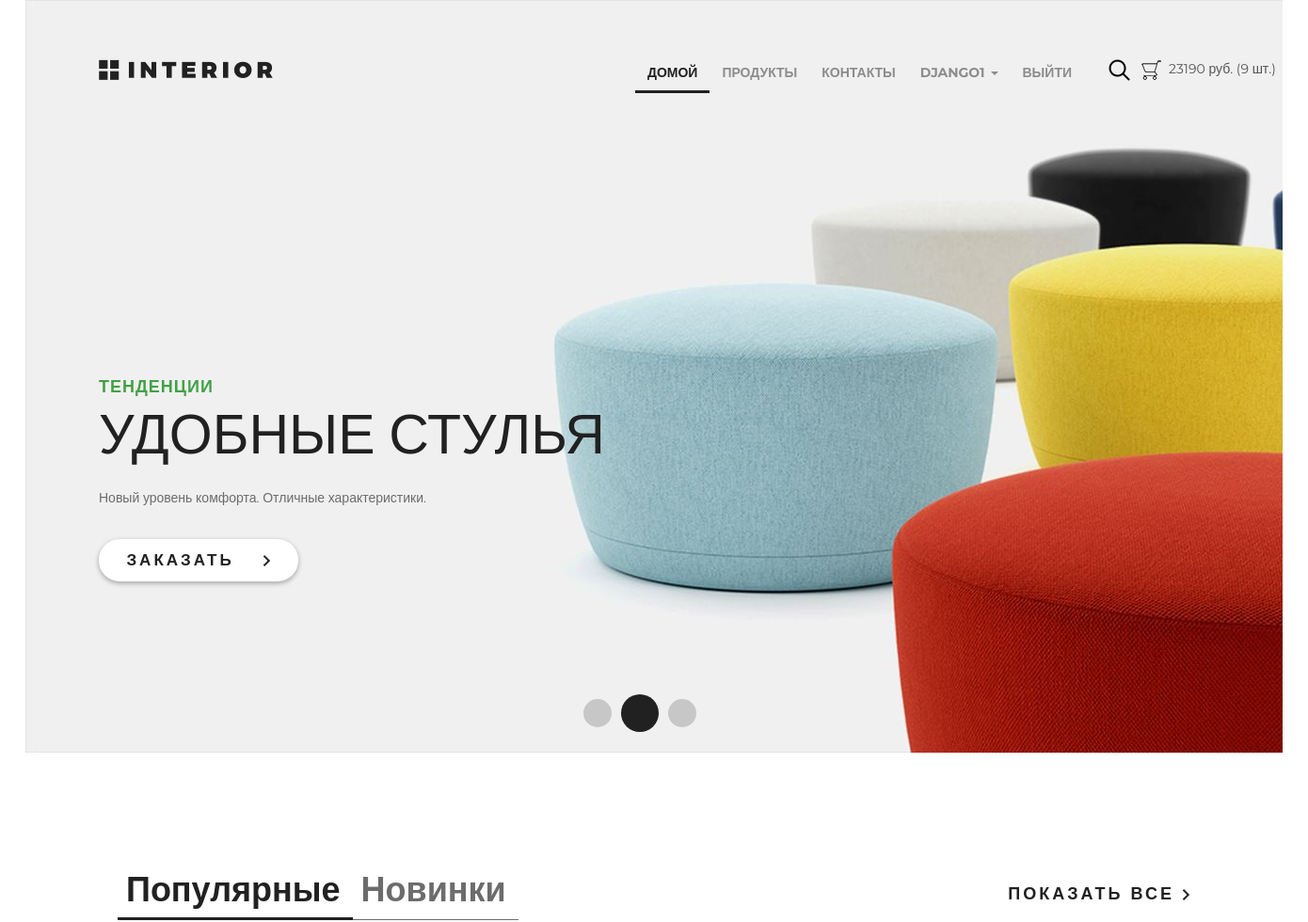
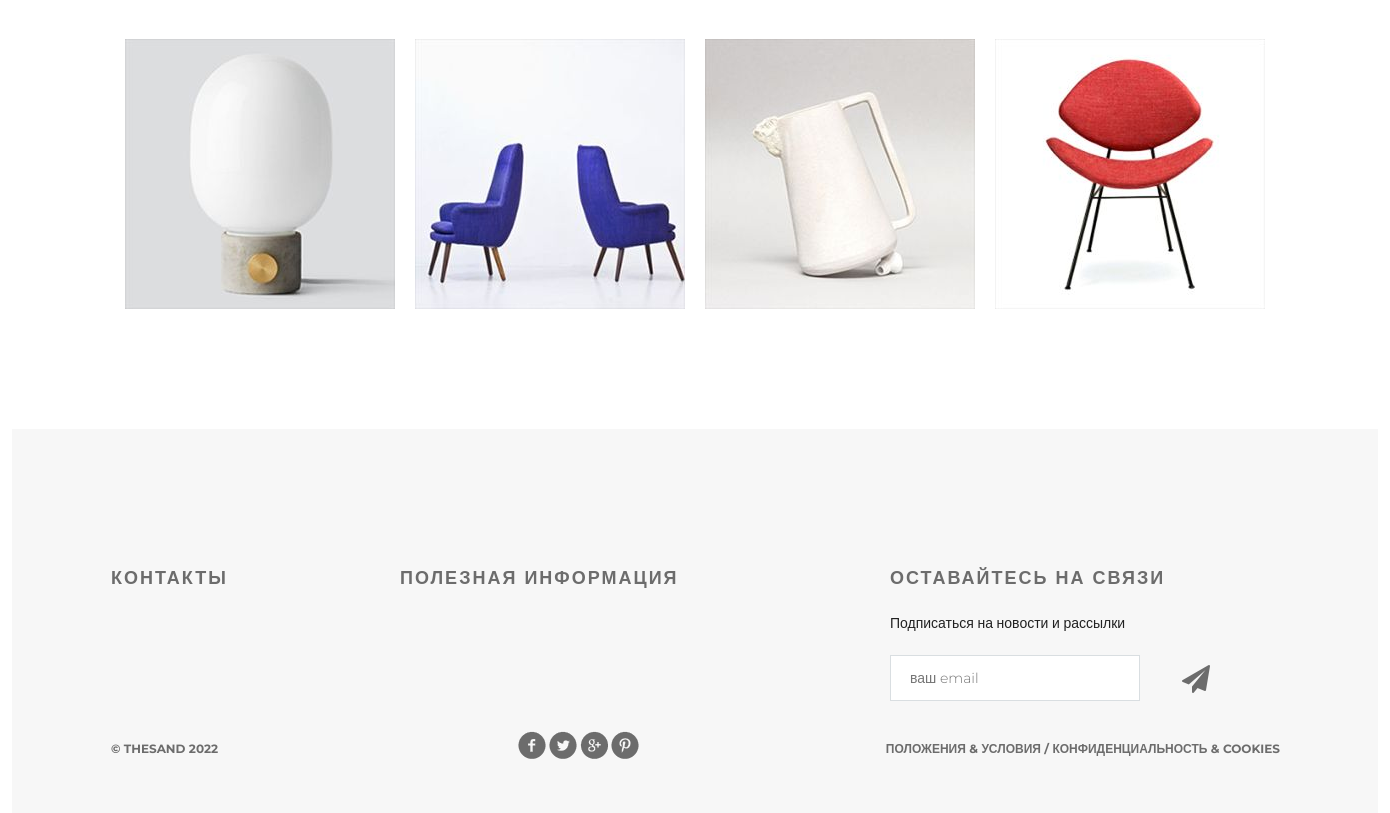
The page / (signed in) on the database its author committed (2 pictures, top to bottom).
### authapp/models.py (models this page shows, shortened)
class ShopUser(AbstractUser):
    avatar = models.ImageField(upload_to='users_avatars', blank=True)
    age = models.PositiveSmallIntegerField(verbose_name='возраст', default=18)
    activation_key = models.CharField(verbose_name='ключ подтверждения', max_length=128, blank=True)
    activation_key_expires = models.DateTimeField(verbose_name='актуальность ключа', auto_now_add=True, blank=True,
                                                  null=True)

### basketapp/models.py (models this page shows, shortened)
class Basket(models.Model):
    user = models.ForeignKey(settings.AUTH_USER_MODEL, on_delete=models.CASCADE, related_name='basket')
    product = models.ForeignKey(Product, on_delete=models.CASCADE)
    quantity = models.PositiveSmallIntegerField(verbose_name='количество', default=0)
    add_datetime = models.DateTimeField(auto_now_add=True, verbose_name='время')
    @property
    def product_cost(self):
        return self.product.price * self.quantity
    @property
    def total_quantity(self):
        _items = Basket.objects.filter(user=self.user)
        _total_quantity = sum(list(map(lambda x: x.quantity, _items)))
        return _total_quantity
    @property
    def total_cost(self):
        _items = Basket.objects.filter(user=self.user)
        _total_cost = sum(list(map(lambda x: x.product_cost, _items)))
        return _total_cost

### mainapp/models.py (models this page shows, shortened)
class Product(models.Model):
    category = models.ForeignKey(ProductCategory, on_delete=models.CASCADE)
    name = models.CharField(max_length=128, verbose_name='имя')
    image = models.ImageField(upload_to='products_image', blank=True)
    short_desc = models.CharField(max_length=64, verbose_name='краткое описание', blank=True)
    description = models.TextField(blank=True, verbose_name='описание')
    price = models.DecimalField(verbose_name='цена', max_digits=8, decimal_places=2, default=0)
    quantity = models.PositiveSmallIntegerField(verbose_name='количество на складе', default=0)
    is_active = models.BooleanField(verbose_name='активность', default=True)

### mainapp/views.py (the view)
# urls.py: path('', mainapp.main, name='main'),
def main(request):
    title = 'Главная'
    products = Product.objects.all()[:4]
    content = {
        'title': title,
        'products': products,
    }
    return render(request, 'mainapp/index.html', content)

### mainapp/context_processors.py (called while the page is built)
def basket(request):
    basket_list = []
    if request.user.is_authenticated:
        basket_list = Basket.objects.filter(user=request.user)
    return {
        'basket': basket_list
    }

### mainapp/templates/mainapp/index.html (shortened to what this page needs)
{% extends 'mainapp/base.html' %}
{% load static %}
{% block content %}
    <div class="slider">
        <div class="header clearfix">
            <a href="{% url 'main' %}" class="logo"></a>
            {% include 'mainapp/includes/inc_main_menu.html' %}
        </div>
        <div class="text-slider">
            <h3 class="green">тенденции</h3>
            <h3 class="big"> удобные стулья</h3>
            <p>Новый уровень комфорта. Отличные характеристики.</p>
            <a href="#" class="button-order">заказать <img src="{% static 'img/arrow.png' %}" alt=""></a>
        </div>
        <div class="navi">
            <a href="#"></a><a href="#"></a><a href="#"></a>
        </div>
    </div>
    <div class="featured">
        <div class="featured-menu">
            <a class="active" href="#">Популярные</a><a href="{% url 'products:products' %}">Новинки</a>
        </div>
        <a class="explore" href="{% url 'products:category' 0 %}">показать все <img src="{% static 'img/arrow.png' %}"
                                                                                    alt=""></a>
        <div class="clearfix">
        </div>
        <div class="tab-content">
            {% for product in products %}
                <div class="block">
                    <a href="{% url 'products:product' product.pk %}"><img src="/media/{{ product.image }}" alt="{{ product.name }}">
                    </a>
                </div>
            {% endfor %}
        </div>
    </div>
    <div class="clr"></div>
{% endblock %}

### mainapp/templates/mainapp/includes/inc_main_menu.html (shortened to what this page needs)
<ul class="menu">
    <li>
        <a href="{% url 'main' %}" {% if request.resolver_match.url_name == 'main' %}class="active"{% endif %}>
            домой
        </a>
    </li>
    <li>
        <a href="{% url 'products:products' %}"
           {% if request.resolver_match.namespace == 'products' %}class="active"{% endif %}>
            продукты
        </a>
    </li>
    <li>
        <a href="{% url 'contact' %}" {% if request.resolver_match.url_name == 'contact' %}class="active"{% endif %}>
            контакты
        </a>
    </li>
    {% if user.is_authenticated %}
        <li>
            <div class="dropdown">
                <a class="dropdown-toggle" href="" data-toggle="dropdown">
                    {{ user.first_name|default:'Пользователь' }}
                    <span class="caret"></span>
                </a>
            </div>
        </li>
    {% endif %}
    <li>
        {% if user.is_authenticated %}
            <a href="{% url 'auth:logout' %}">выйти</a>
        {% else %}
            <a href="{% url 'auth:login' %}">войти</a>
        {% endif %}
    </li>
</ul>
<a href="#" class="search"></a>
<a href="{% url 'basket:view' %}" class="basket">
    <span class="description-price-quantity">
        {% if basket %}
            {{ basket.0.total_cost|floatformat:0 }} руб. ({{ basket.0.total_quantity }} шт.)
        {% endif %}
    </span>
</a>

### static/css/style.css (style rules this page uses)
* { margin: 0; padding: 0; }
body { font-family: 'Montserrat', sans-serif; }
html, body { height: 100%; }
.clr { height: 384px; }
.slider { height: 800px; background-image: url(/static/img/slider.jpg); padding-left: 78px; padding-right: 211px; position: relative; }
.logo { background-image: url(/static/img/logo.png); margin-top: 63px; width: 185px; height: 22px; float: left; }
.menu { list-style-type: none; margin-top: 67px; float: right; }
.menu li { float: left; }
.menu a { color: #8c8c8c; font-size: 14px; font-weight: 700; text-align: right; text-transform: uppercase; text-decoration: none; padding: 10px 13px; }
.menu .active { color: #212121; font-weight: 700; border-bottom: 3px solid #212121; }
.search { display: block; width: 23px; height: 23px; background-image: url(/static/img/search.png); position: absolute; top: 63px; left: 1151px; }
.basket { display: block; width: 23px; height: 23px; background-image: url(/static/img/basket.png); position: absolute; top: 63px; left: 1185px; text-decoration: none; color: #555; }
.basket span { display: block; margin-left: 30px; width: 150px; }
.clearfix:after { content: ""; display: block; clear: both; }
.text-slider { margin-top: 288px; position: absolute; }
.text-slider p { color: #6c6c6c; font-size: 14px; text-align: left; width: 458px; line-height: 24px; }
.button-order { background-color: #ffffff; box-shadow: 0px 2px 4.85px 0.15px rgba(33, 33, 33, 0.35); width: 212px; height: 45px; display: block; text-transform: uppercase; text-align: center; border-radius: 22px; text-decoration: none; color: #212121; font-size: 17px; font-weight: 700; line-height: 45px; margin-top: 32px; letter-spacing: 3px; }
.button-order img { padding-left: 22px; }
.green { text-transform: uppercase; color: #43a047; font-size: 18px; font-weight: 700; text-align: left; margin-bottom: 22px; line-height: 13px; letter-spacing: 1px; }
.big { color: #212121; font-size: 59px; line-height: 43px; text-transform: uppercase; font-weight: 100; margin-bottom: 34px; }
.navi { position: absolute; bottom: 22px; right: 618px; display: flex; width: 130px; height: 40px; justify-content: space-between; align-items: center; }
.navi a { display: block; width: 30px; height: 30px; border-radius: 50%; background-color: rgba(33, 33, 33, 0.2); float: left; margin: 0px 5px; }
.navi a:nth-child(2) { display: block; width: 40px; height: 40px; border-radius: 50%; background-color: #212121; float: left; margin: 0px; }
.featured { padding-left: 98px; padding-right: 98px; }
.featured-menu { margin-top: 120px; width: 300px; height: 49px; float: left; }
.featured-menu a { color: #6c6c6c; font-size: 36px; font-weight: 700; text-align: left; text-decoration: none; border-bottom: 1px solid #6c6c6c; padding-bottom: 10px; padding-right: 13px; padding-left: 9px; }
.featured-menu .active { font-size: 36px; font-weight: 700; text-align: left; color: #212121; border-bottom: 3px solid #212121; padding-bottom: 8px; }
.explore { text-transform: uppercase; color: #212121; font-size: 18px; font-weight: 700; line-height: 24px; text-align: center; float: right; margin-top: 138px; letter-spacing: 3px; text-decoration: none; }
.tab-content { margin-top: 50px; display: flex; justify-content: space-between; margin-bottom: 120px; }
.tab-content .block { height: 270px; width: 270px; position: relative; }

### rows shown on the page
ShopUser: first_name "DJANGO1"
Basket: user+product+quantity "23190", user+quantity "9"
Product: image (picture)
Product: image (picture)
Product: image (picture)
Product: image (picture)
